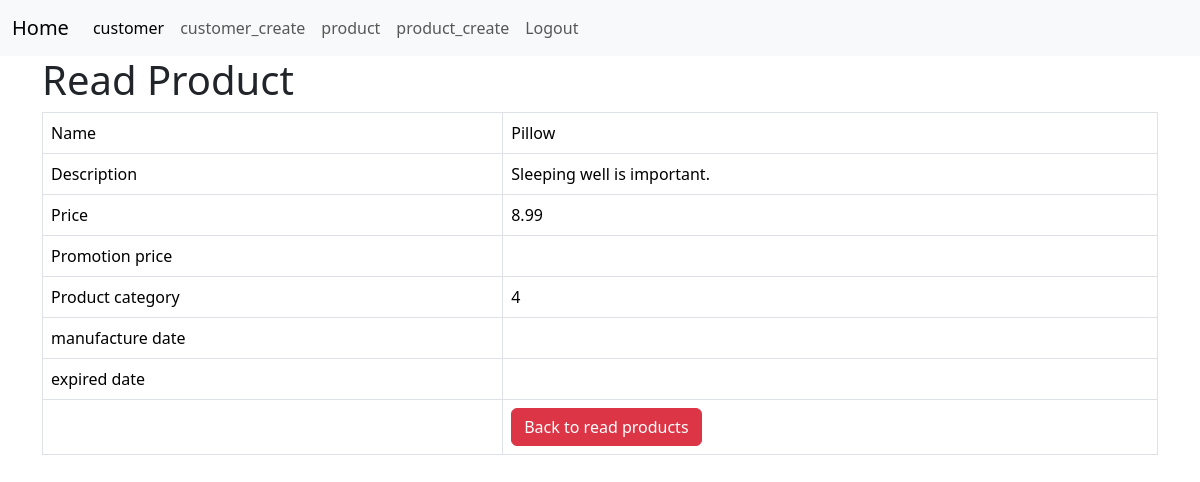
Page /product_details.php?id=8 (signed in) on the earlier database version.
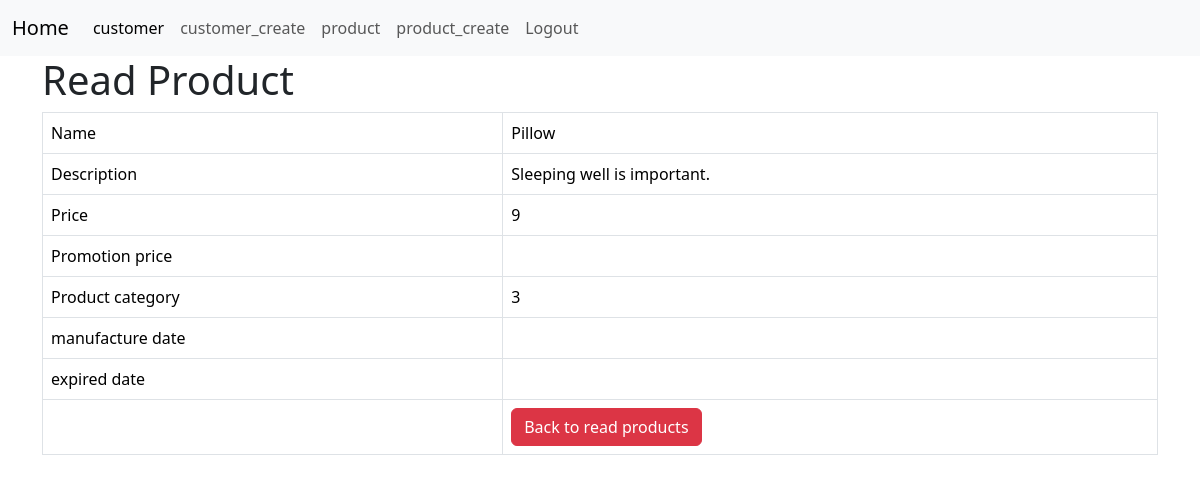
Same page on the later database version.
### tables this page shows
CREATE TABLE IF NOT EXISTS `products` (
  `id` int NOT NULL AUTO_INCREMENT,
  `name` varchar(128) NOT NULL,
  `description` text NOT NULL,
  `product_cat` int NOT NULL,
  `price` double NOT NULL,
  `created` datetime NOT NULL,
  `modified` timestamp NOT NULL DEFAULT CURRENT_TIMESTAMP ON UPDATE CURRENT_TIMESTAMP,
  PRIMARY KEY (`id`)
);

### product_details.php (the view, shortened to what this page needs)
<!DOCTYPE HTML>
<?php
include "menu.php";
?>
<html>
<head>
    <link href="https://cdn.jsdelivr.net/npm/bootstrap@5.3.3/dist/css/bootstrap.min.css" rel="stylesheet">
</head>
<body>
    <div class="container">
        <div class="page-header">
            <h1>Read Product</h1>
        </div>
        <?php
        $id = isset($_GET['id']) ? $_GET['id'] : die('ERROR: Record ID not found.');
        include 'config/database.php';
        try {
            $query = "SELECT id, name, description, price,product_cat,promotion_price,manufacture_date,expired_date FROM products WHERE id = ? LIMIT 0,1";
            $stmt = $con->prepare($query);
            $stmt->bindParam(1, $id);
            $stmt->execute();
            $row = $stmt->fetch(PDO::FETCH_ASSOC);
            $f_name = $row['name'];
            $f_description = $row['description'];
            $f_price = $row['price'];
            $f_product_cat = $row['product_cat'];
            $f_promotion_price = $row['promotion_price'];
            $f_manufacture_date = $row['manufacture_date'];
            $f_expired_date = $row['expired_date'];
        }
        catch (PDOException $exception) {
            die('ERROR: ' . $exception->getMessage());
        }
        ?>
        <table class='table table-hover table-responsive table-bordered'>
            <tr>
                <td>Name</td>
                <td><?php echo $f_name;  ?></td>
            </tr>
            <tr>
                <td>Description</td>
                <td><?php echo $f_description;  ?></td>
            </tr>
            <tr>
                <td>Price</td>
                <td><?php echo $f_price;  ?></td>
            </tr>
            <tr>
                <td>Promotion price</td>
                <td><?php echo $f_promotion_price;  ?></td>
            </tr>
            <tr>
                <td>Product category</td>
                <td><?php echo $f_product_cat;  ?></td>
            </tr>
            <tr>
                <td>manufacture date</td>
                <td><?php echo $f_manufacture_date;  ?></td>
            </tr>
            <tr>
                <td>expired date</td>
                <td><?php echo $f_expired_date;  ?></td>
            </tr>
            <tr>
                <td></td>
                <td>
                    <a href='product_listing.php' class='btn btn-danger'>Back to read products</a>
                </td>
            </tr>
        </table>
    </div>
</body>
</html>

Differences in the rows shown:
changed products "Pillow": price "8.99" → "9"; product_cat "4" → "3"
